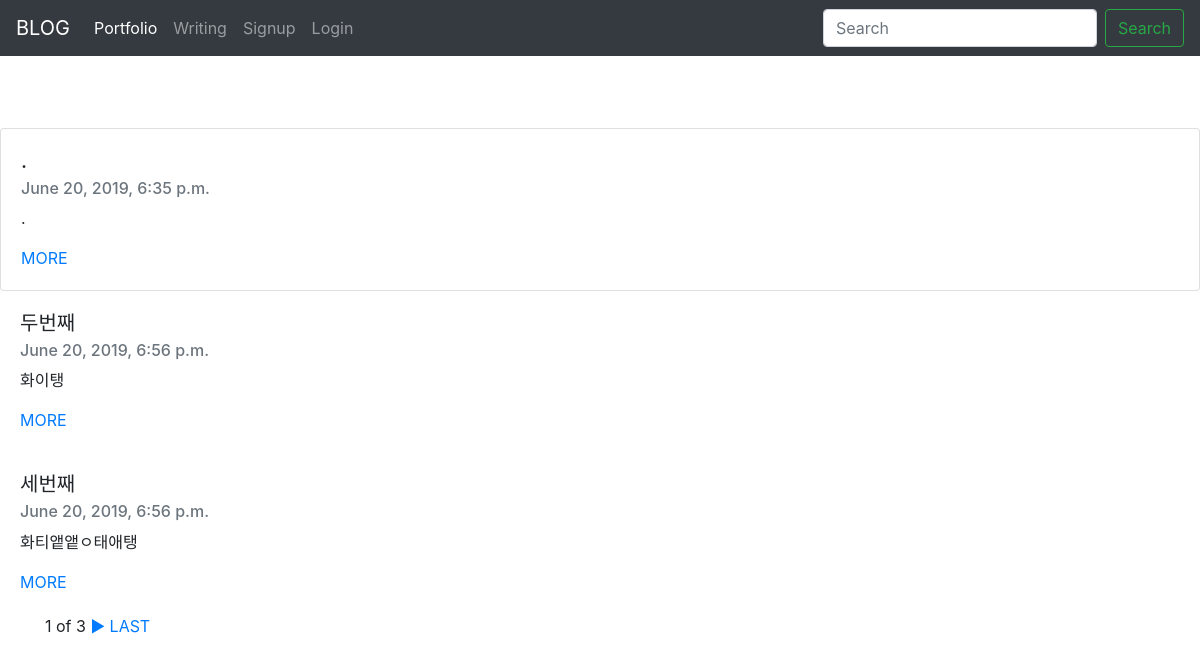
The page / on the database its author committed.
### blog/models.py (models this page shows, shortened)
class Blog(models.Model):
    title = models.CharField(max_length=200)
    pub_date = models.DateTimeField('date published')
    body = models.TextField()
    def summary(self):
        return self.body[:100]

### blog/views.py (the view)
# urls.py: path('', blog.views.home, name='home'),
def  home(request):
    blogs = Blog.objects
    blog_list = Blog.objects.all()
    paginator = Paginator(blog_list, 3)
    page = request.GET.get('page')
    posts = paginator.get_page(page)
    return render(request, 'home.html', {'blogs': blogs, 'posts':posts})

### blog/templates/home.html (shortened to what this page needs)
{% extends 'base.html' %}
{% block contents %}
<body>
<br>
        <div class="card mt-5">
            {% for blog in posts %}
                <div class="card-body">
                    <h5 class="card-title">{{ blog.title }}</h5>
                    <h6 class="card-subtitle mb-2 text-muted">
                        {{ blog.pub_date }}
                    </h6>
                    <p class="card-text">{{ blog.summary }}</p>
                    <a href="{% url 'detail' blog.id%}" class="card-link">MORE</a>
                </div>
        </div>
        {% endfor %}
        <div class='container'>
        <span>{{posts.number}}</span>
        <span>of</span>
        <span>{{posts.paginator.num_pages}}</span>
        {% if posts.has_next %}
        <a href="?page={{posts.next_page_number}}">▶</a>
        <a href="?page={{posts.paginator.num_pages}}">LAST</a>
        {% endif %}
        </div>
</body>
{% endblock  %}

### secondproject/templates/base.html (shortened to what this page needs)
<!DOCTYPE html>
<html lang="en">
    <head>
        <link
            rel="stylesheet"
            href="https://stackpath.bootstrapcdn.com/bootstrap/4.3.1/css/bootstrap.min.css"
        />
    </head>
    <body>
        <nav class="navbar navbar-expand-lg navbar-dark bg-dark">
            <a class="navbar-brand" href="{% url 'home' %}">BLOG</a>
            <div class="collapse navbar-collapse" id="navbarSupportedContent">
                <ul class="navbar-nav mr-auto">
                    <li class="nav-item active">
                        <a class="nav-link" href="{% url 'portfolio' %}">Portfolio<span class="sr-only">(current)</span></a>
                    </li>
                     <li class="nav-item">
                    <a class="nav-link" href="{% url 'newblog' %}">Writing</a>
                    </li>
                    <li class="nav-item">
                        <a class="nav-link" href="{% url 'signup' %}">Signup</a>
                    </li>
                    <li class="nav-item">
                        <a class="nav-link" href="{% url 'login' %}">Login</a>
                    </li>
                </ul>
                <form class="form-inline my-2 my-lg-0">
                    <input
                        class="form-control mr-sm-2"
                        type="search"
                        placeholder="Search"
                        aria-label="Search"
                    />
                    <button
                        class="btn btn-outline-success my-2 my-sm-0"
                        type="submit"
                    >
                        Search
                    </button>
                </form>
            </div>
        </nav>
{% block contents %}{% endblock %}
</body>

### rows shown on the page
Blog: title ".", pub_date "June 20, 2019, 6:35 p.m.", summary "."
Blog: title "두번째", pub_date "June 20, 2019, 6:56 p.m.", summary "화이탱"
Blog: title "세번째", pub_date "June 20, 2019, 6:56 p.m.", summary "화티앹앹ㅇ태애탱"

### other values the page prints
{{ posts.number }} "1"
{{ posts.paginator.num_pages }} "3"
